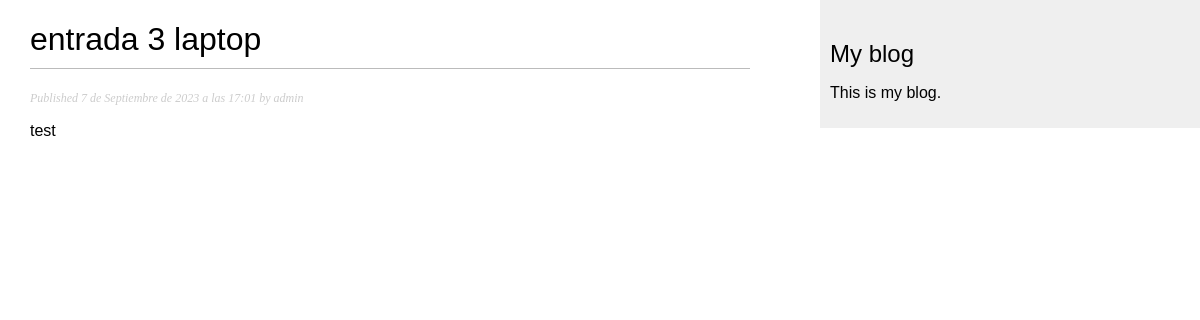
The app's page /blog/2023/9/7/entrada-3-laptop/ with its own data.
### blog/models.py (models this page shows, shortened)
class Post(models.Model):
    class Status(models.TextChoices):
        DRAFT = 'DF', 'Draft'
        PUBLISHED = 'PB', 'Published'
    title = models.CharField(max_length=250)
    slug = models.SlugField(max_length=2500, unique_for_date='publish')
    author = models.ForeignKey(User, on_delete=models.CASCADE, related_name='blog_posts')
    body = models.TextField()
    publish = models.DateTimeField(default=timezone.now)
    created = models.DateTimeField(auto_now_add=True)
    updated = models.DateTimeField(auto_now=True)
    status = models.CharField(max_length=2, choices=Status.choices, default=Status.DRAFT)
    objects = models.Manager()  # The default manager.
    published = PublishedManager()  # Our custom manager.
    class Meta:
        ordering = ['-publish']
        indexes = [
            models.Index(fields=['-publish']),
        ]

### blog/views.py (the view)
def post_detail(request, year, month, day, post):
    post = get_object_or_404(Post,
                             status=Post.Status.PUBLISHED,
                             slug=post,
                             publish__year=year,
                             publish__month=month,
                             publish__day=day)
    return render(request,
                  'blog/post/detail.html',
                  {'post': post})

### blog/templates/blog/post/detail.html (shortened to what this page needs)
{% extends 'blog/base.html' %}
{% block content %}
<h1>{{ post.title }}</h1>
<p class="date">
    Published {{ post.publish }} by {{ post.author }}
</p>
{{ post.body|linebreaks }}
{% endblock %}

### blog/static/css/blog.css (style rules this page uses)
body { margin:0; padding:0; font-family:helvetica, sans-serif; }
h1 { font-weight:normal; border-bottom:1px solid #bbb; padding:0 0 10px 0; }
p.date { color:#ccc; font-family: georgia, serif; font-size: 12px; font-style: italic; }

### records on screen
Post: title "entrada 3 laptop", publish "7 de Septiembre de 2023 a las 17:01", author "admin", body "test"
